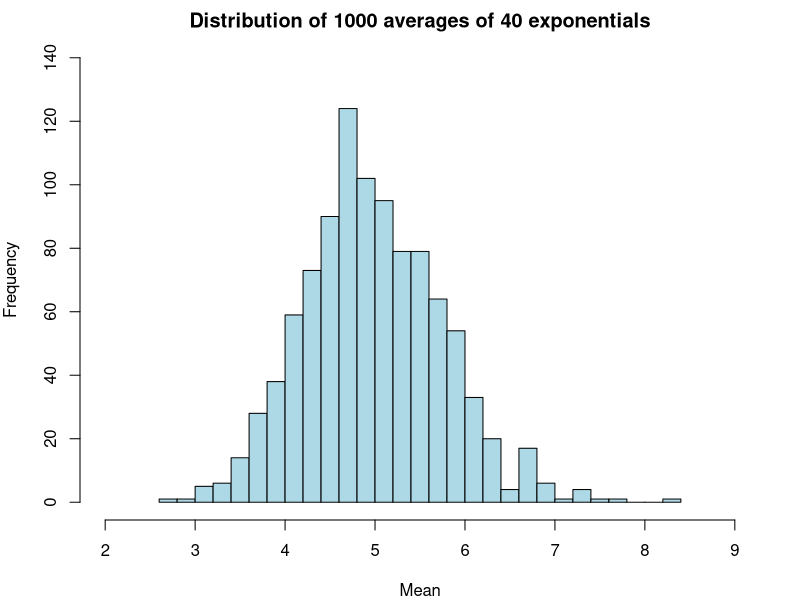
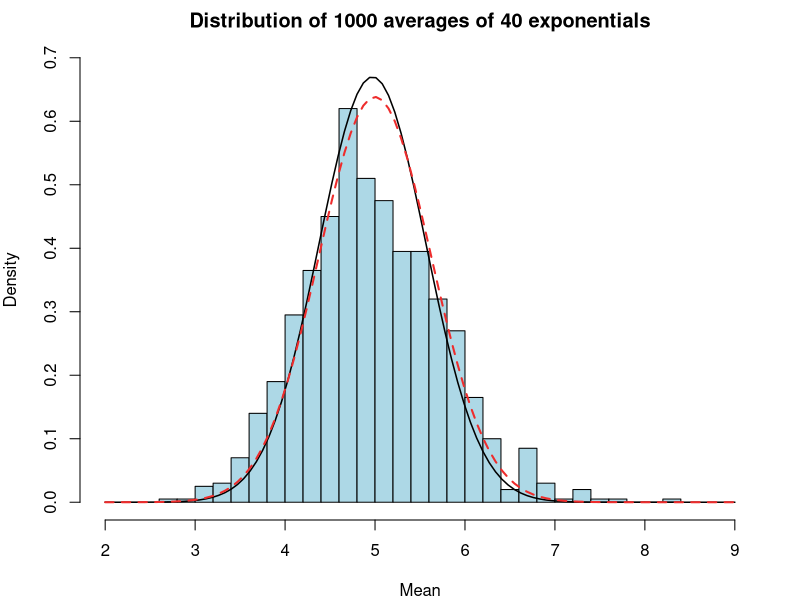

These figures' R source, in order:
## ---- chunk 1
knitr::opts_chunk$set(echo = TRUE)
## ---- chunk 2
set.seed(12345)

# Set parameters
lambda <- 0.2 # lambda
n <- 40 # Number of exponentials
nsims <- 1000 # Number of simulations

# Simulate the mean of 40 exponentials and replicate this 1000 times
sim <- replicate(nsims, mean(rexp(n, lambda))) 
## ---- chunk 3
par(mar = c(4, 4, 2, 2))
hist(sim, 
     breaks = 40,
     xlim = range(2, 9),
     ylim = range(0, 140),
     col = "light blue",
     main = "Distribution of 1000 averages of 40 exponentials",
     xlab = "Mean"
     )
## ---- chunk 4
theoretical.mean <- 1/lambda
sample.mean <- mean(sim)
cbind(theoretical.mean, sample.mean)
## ---- chunk 5
theoretical.variance <- ((1/lambda)/sqrt(n))^2
sample.variance <- var(sim)
cbind(theoretical.variance, sample.variance)
## ---- chunk 6
# Plot density distribution
par(mar = c(4, 4, 2, 2))
hist(sim, 
     probability = TRUE,
     breaks = 40,
     xlim = range(2, 9),
     ylim = range(0.0, 0.7),
     col = "light blue",
     main = "Distribution of 1000 averages of 40 exponentials",
     xlab = "Mean"
     )
# Add sample normal curve 
curve(dnorm(x, 
            mean = sample.mean, 
            sd = sample.variance), 
      col = "black", 
      lwd = 1.5, 
      add = TRUE, 
      )
# Add theoretical normal curve
curve(dnorm(x, 
            mean = theoretical.mean, 
            sd = theoretical.variance), 
      col = "firebrick2", 
      lwd = 2,
      lty = 2,
      add = TRUE, 
      )
